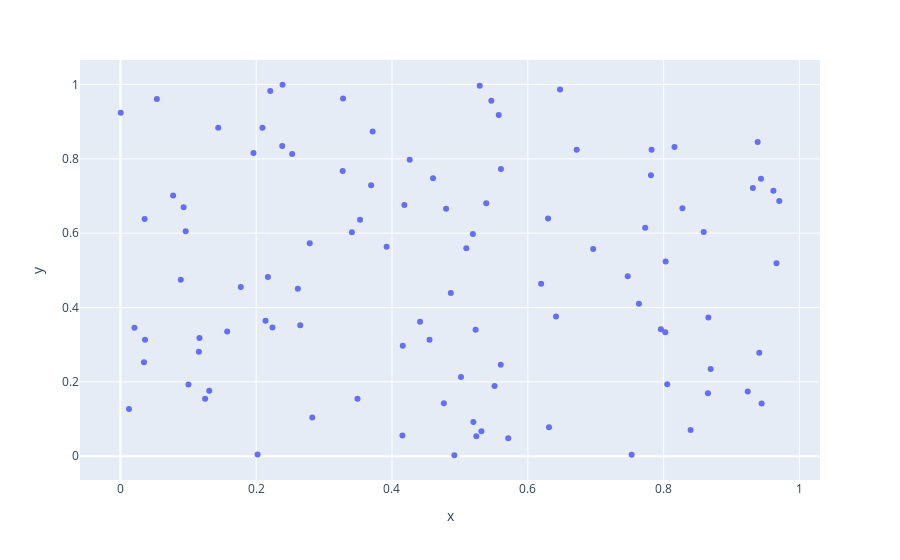

The notebook cell saved with this chart:
### Markdown cell above
# 散点图

### Code cell
import plotly.express as px
x = np.random.rand(100)
y = np.random.rand(100)
fig = px.scatter(x=x, y=y)
fig.show()
